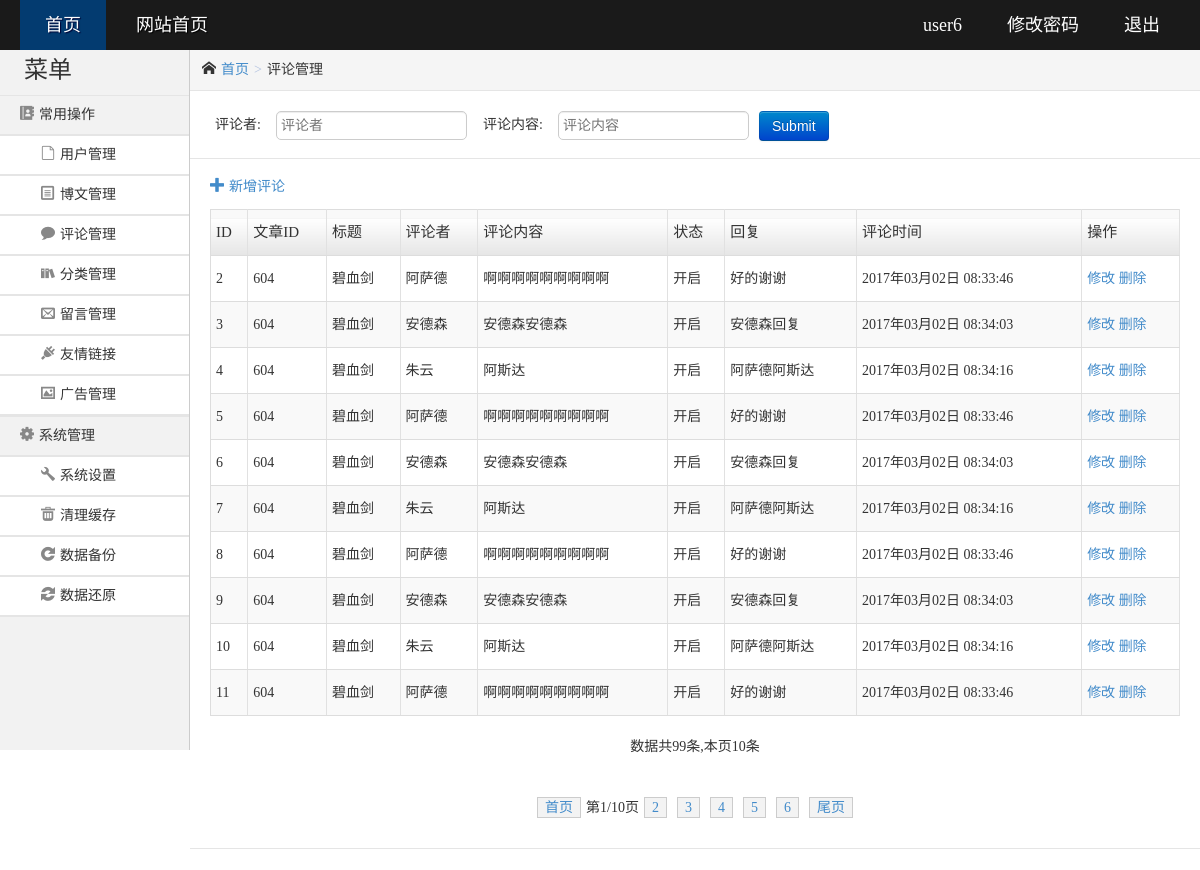
The page /misson9/object_article/admin/comment/comment.php (signed in) on the database its author committed.
### tables this page shows
CREATE TABLE `comment` (
  `id` int(11) NOT NULL,
  `articleId` int(11) NOT NULL DEFAULT '0',
  `username` varchar(30) NOT NULL DEFAULT '陌生访客',
  `content` text NOT NULL,
  `status` tinyint(1) NOT NULL DEFAULT '1',
  `reply` text NOT NULL,
  `createdTime` int(10) NOT NULL DEFAULT '0'
);

CREATE TABLE `article` (
  `id` int(11) NOT NULL,
  `title` varchar(100) NOT NULL DEFAULT '',
  `author` varchar(30) NOT NULL DEFAULT '',
  `content` text NOT NULL,
  `summary` varchar(100) NOT NULL DEFAULT '',
  `status` tinyint(1) NOT NULL DEFAULT '1',
  `pic` varchar(100) NOT NULL DEFAULT '',
  `createdTime` int(10) NOT NULL DEFAULT '0',
  `category` varchar(30) NOT NULL DEFAULT '默认分类'
);

### misson9/object_article/admin/comment/comment.php (the view, shortened to what this page needs)
<!doctype html>
<html>
<head>
    <link rel="stylesheet" type="text/css" href="../css/common.css"/>
    <link rel="stylesheet" type="text/css" href="../css/main.css"/>
</head>
<body>
<div class="topbar-wrap white">
<?php
include("../public/topbar.php");
?>
</div>
<div class="container clearfix">
    <?php
		include("../public/sidebar.php");
	?>
    <div class="main-wrap">
        <div class="crumb-wrap">
            <div class="crumb-list"><i class="icon-font"></i><a href="../index.php">首页</a><span class="crumb-step">&gt;</span><span class="crumb-name">评论管理</span></div>
        </div>
        <div class="search-wrap">
            <div class="search-content">
                <form action="" method="post">
                    <table class="search-tab">
                        <tr>
							<?php
								$search_username=!empty($_REQUEST['username'])?$_REQUEST['username']:'';
								$search_content=!empty($_REQUEST['content'])?$_REQUEST['content']:'';
							?>
                            <th width="70">评论者:</th>
                            <td><input class="common-text" placeholder="评论者" name="username"  value="<?php echo $search_username;?>" type="text"></td>
							<th width="70">评论内容:</th>
                            <td><input class="common-text" placeholder="评论内容" name="content" value="<?php echo $search_content;?>" type="text"></td>
                            <td><input class="btn btn-primary btn2"  type="submit"></td>
                        </tr>
                    </table>
                </form>
            </div>
        </div>
        <div class="result-wrap">
            <form name="myform" id="myform" method="post">
                <div class="result-title">
                    <div class="result-list">
                        <a href="addComment.php"><i class="icon-font"></i>新增评论</a>
                    </div>
                </div>
                <div class="result-content">
                    <table class="result-tab" width="100%">
                        <tr>
                            <th>ID</th>
							<th>文章ID</th>
							<th>标题</th>
                            <th>评论者</th>
                            <th>评论内容</th>
							<th>状态</th>
							<th>回复</th>
                            <th>评论时间</th>
                            <th>操作</th>
                        </tr>
						<?php
							include("../public/dbconnect.php");
							$page=!empty($_GET['page'])?$_GET['page']:1;
							$sql="SELECT COUNT(*) FROM comment WHERE username LIKE '%". $search_username."%' AND content LIKE '%".$search_content."%'";
							$res=mysqli_query($link,$sql);
							$count=mysqli_fetch_assoc($res)['COUNT(*)'];
							$limit=10;
							$pageCount=ceil($count/$limit);
							$sql="SELECT c.id,c.articleId,a.title,c.username,c.content,c.status,c.reply,c.createdTime FROM comment c LEFT JOIN article a ON c.articleId=a.id WHERE c.username LIKE '%". $search_username."%' AND c.content LIKE '%".$search_content."%' LIMIT ".($page-1)*$limit.",".$limit;
							$i=0;
							$res=mysqli_query($link,$sql);
							while(list($id,$articleId,$title,$username,$content,$status,$reply,$createTime)=@mysqli_fetch_row($res)){
						?>
                        <tr>
                            <td><?php  echo $id?></td>
							<td><?php  echo $articleId?></td>
							<td><?php  echo $title?></td>
							<td><?php  echo $username?></td>
							<td><?php  echo $content?></td>
                            <td><?php  echo $status==1?"开启":"关闭"?></td>
                            <td><?php  echo $reply?></td>
                            <td><?php  date_default_timezone_set('prc');echo date("Y年m月d日 H:i:s",$createTime);?></td>
                            <td>
                                <a class="link-update" href="./alterComment.php?id=<?php echo $id?>">修改</a>
                                <a class="link-del" href="./deleteComment.php?id=<?php echo $id?>">删除</a>
                            </td>
                        </tr>
                        <?php
							static $i=0;
							$i++;
							}
						?>
						</table>
                    <div class="list-page">
						<?php
							echo "数据共{$count}条,本页{$i}条";
						?>
					</div>
                    <div class="list-page">
						<?php
							echo "<a href='./comment.php?page=1&username={$search_username}&content={$search_content}'>首页</a>";
							echo "第{$page}/";
							echo "{$pageCount}页";
							for($page_i=1;$page_i<=5;$page_i++){
								$page_next=$page+$page_i;
								if($page_next<=$pageCount){
									echo "<a href='./comment.php?page={$page_next}&username={$search_username}&content={$search_content}'>".$page_next."</a>";
								}
							}
							echo "<a href='./comment.php?page={$pageCount}&username={$search_username}&content={$search_content}'>尾页</a>"
						?>
					</div>
                </div>
            </form>
        </div>
    </div>
</div>
</body>
</html>

### misson9/object_article/admin/public/topbar.php (shortened to what this page needs)
<div class="topbar-inner clearfix">
        <div class="topbar-logo-wrap clearfix">
            <ul class="navbar-list clearfix">
                <li><a class="on" href="index.php">首页</a></li>
                <li><a href="/practice/misson9/object_article/index.php" target="_blank">网站首页</a></li>
            </ul>
        </div>
        <div class="top-info-wrap">
            <ul class="top-info-list clearfix">
                <li><a href="http://www.jscss.me"><?php  echo $_SESSION['master']['username']?></a></li>
                <li><a href="http://www.jscss.me">修改密码</a></li>
                <li><a href="/practice/misson9/object_article/admin/logout.php">退出</a></li>
            </ul>
        </div>
    </div>

### misson9/object_article/admin/public/sidebar.php
<div class="sidebar-wrap">
       <div class="sidebar-title">
           <h1>菜单</h1>
       </div>
       <div class="sidebar-content">
           <ul class="sidebar-list">
               <li>
                   <a href="#"><i class="icon-font">&#xe003;</i>常用操作</a>
                   <ul class="sub-menu">
                       <li><a href="/practice/misson9/object_article/admin/user/user.php"><i class="icon-font">&#xe008;</i>用户管理</a></li>
                       <li><a href="/practice/misson9/object_article/admin/article/article.php"><i class="icon-font">&#xe005;</i>博文管理</a></li>
					<li><a href="/practice/misson9/object_article/admin/comment/comment.php"><i class="icon-font">&#xe012;</i>评论管理</a></li>
                       <li><a href="/practice/misson9/object_article/admin/category/category.php"><i class="icon-font">&#xe006;</i>分类管理</a></li>
                       <li><a href="design.html"><i class="icon-font">&#xe004;</i>留言管理</a></li>
                       <li><a href="design.html"><i class="icon-font">&#xe052;</i>友情链接</a></li>
                       <li><a href="design.html"><i class="icon-font">&#xe033;</i>广告管理</a></li>
                   </ul>
               </li>
               <li>
                   <a href="#"><i class="icon-font">&#xe018;</i>系统管理</a>
                   <ul class="sub-menu">
                       <li><a href="system.html"><i class="icon-font">&#xe017;</i>系统设置</a></li>
                       <li><a href="system.html"><i class="icon-font">&#xe037;</i>清理缓存</a></li>
                       <li><a href="system.html"><i class="icon-font">&#xe046;</i>数据备份</a></li>
                       <li><a href="system.html"><i class="icon-font">&#xe045;</i>数据还原</a></li>
                   </ul>
               </li>
           </ul>
       </div>
   </div>

### misson9/object_article/admin/css/common.css (style rules this page uses)
html { height:100%; }
body { font:14px/1.5 '微软雅黑';word-wrap:break-word;word-break:break-all;-webkit-text-size-adjust:none;background:#fff;color:#333; }
body,dl,dd,h1,h2,h3,h4,h5,h6,p,form,ul,ol,blockquote { margin:0 }
input,select,textarea { font-size:14px;color:#333 }
input { vertical-align:middle;padding:2px;margin:0 }
table { border-collapse:collapse;border-spacing:0 }
select,input,button { font:14px/20px Verdana,Simsun,Helvetica,Arial,sans-serif; }
em,i,cite,blockquote { font-style:normal }
ul,ol { list-style:none outside;padding:0 }
h1,h2,h3,h4,h5,h6 { font-size:100% }
a { color:#428bca;text-decoration:none;outline:0 }
.clearfix:after { content:".";display:block;height:0;clear:both;visibility:hidden; }
.clearfix { *height:1%; }
.white,.white a:link,.white a:visited { color:#fff; }
.icon-font { font-family:'icomoon'; speak:none; font-weight:400; font-style:normal; font-variant:normal; text-transform:none; line-height:1; -webkit-font-smoothing:antialiased; }
.topbar-wrap { height:50px;line-height:50px;background:#1A1A1A; }
.topbar-logo-wrap { float:left; }
.topbar-inner { font-size:18px;padding:0 20px; }
.navbar-list { float:left; }
.top-info-wrap { float:right; }
.navbar-list li { float:left; }
.navbar-list li a { float:left;margin-right:5px;padding:0 25px;text-shadow:1px 1px 1px #000; }
.navbar-list li a.on { color:#fff;text-shadow:1px 1px 1px #003;background:#033b70; }
.top-info-list li { float:left; }
.top-info-list li a { float:left;margin-left:5px;padding:0 20px;display:inline;zoom:1; }
.btn { display:inline-block;*display:inline;padding:4px 12px;margin-bottom:0;*margin-left:.3em;font-size:14px;line-height:20px;color:#333333;text-align:center;text-shadow:0 1px 1px rgba(255,255,255,0.75);vertical-align:middle;cursor:pointer;background-color:#f5f5f5;*background-color:#e6e6e6;background-image:-moz-linear-gradient(top,#ffffff,#e6e6e6);background-image:-webkit-gradient(linear,0 0,0 100%,from(#ffffff),to(#e6e6e6));background-image:-webkit-linear-gradient(top,#ffffff,#e6e6e6);background-image:-o-linear-gradient(top,#ffffff,#e6e6e6);background-image:linear-gradient(to bottom,#ffffff,#e6e6e6);background-repeat:repeat-x;border:1px solid #bbbbbb;*border:0;border-color:#e6e6e6 #e6e6e6 #bfbfbf;border-color:rgba(0,0,0,0.1) rgba(0,0,0,0.1) rgba(0,0,0,0.25);border-bottom-color:#a2a2a2;-webkit-border-radius:4px;-moz-border-radius:4px;border-radius:4px;filter:progid:DXImageTransform.Microsoft.gradient(startColorstr='#ffffffff',endColorstr='#ffe6e6e6',GradientType=0);filter:progid:DXImageTransform.Microsoft.gradient(enabled=false);*zoom:1;-webkit-box-shadow:inset 0 1px 0 rgba(255,255,255,0.2),0 1px 2px rgba(0,0,0,0.05);-moz-box-shadow:inset 0 1px 0 rgba(255,255,255,0.2),0 1px 2px rgba(0,0,0,0.05);box-shadow:inset 0 1px 0 rgba(255,255,255,0.2),0 1px 2px rgba(0,0,0,0.05); }
.btn:first-child { *margin-left:0; }
.btn-primary { color:#ffffff;text-shadow:0 -1px 0 rgba(0,0,0,0.25);background-color:#006dcc;*background-color:#0044cc;background-image:-moz-linear-gradient(top,#0088cc,#0044cc);background-image:-webkit-gradient(linear,0 0,0 100%,from(#0088cc),to(#0044cc));background-image:-webkit-linear-gradient(top,#0088cc,#0044cc);background-image:-o-linear-gradient(top,#0088cc,#0044cc);background-image:linear-gradient(to bottom,#0088cc,#0044cc);background-repeat:repeat-x;border-color:#0044cc #0044cc #002a80;border-color:rgba(0,0,0,0.1) rgba(0,0,0,0.1) rgba(0,0,0,0.25);filter:progid:DXImageTransform.Microsoft.gradient(startColorstr='#ff0088cc',endColorstr='#ff0044cc',GradientType=0);filter:progid:DXImageTransform.Microsoft.gradient(enabled=false); }
textarea,input[type="text"],input[type="password"],input[type="datetime"],input[type="datetime-local"],input[type="date"],input[type="month"],input[type="time"],input[type="week"],input[type="number"],input[type="email"],input[type="url"],input[type="search"],input[type="tel"],input[type="color"],.uneditable-input { background-color:#ffffff;border:1px solid #cccccc;-webkit-box-shadow:inset 0 1px 1px rgba(0,0,0,0.075);-moz-box-shadow:inset 0 1px 1px rgba(0,0,0,0.075);box-shadow:inset 0 1px 1px rgba(0,0,0,0.075);-webkit-transition:border linear 0.2s,box-shadow linear 0.2s;-moz-transition:border linear 0.2s,box-shadow linear 0.2s;-o-transition:border linear 0.2s,box-shadow linear 0.2s;transition:border linear 0.2s,box-shadow linear 0.2s; }
.list-page { padding:20px 0;text-align:center; }
.list-page a { margin:0 5px;padding:2px 7px;border:1px solid #ccc;background:#f3f3f3; }

### rows shown on the page
comment: id "2", articleId "604", articleId.title "碧血剑", username "阿萨德", content "啊啊啊啊啊啊啊啊啊", status "开启", reply "好的谢谢", createdTime "2017年03月02日 08:33:46"
comment: id "3", articleId "604", articleId.title "碧血剑", username "安德森", content "安德森安德森", status "开启", reply "安德森回复", createdTime "2017年03月02日 08:34:03"
comment: id "4", articleId "604", articleId.title "碧血剑", username "朱云", content "阿斯达", status "开启", reply "阿萨德阿斯达", createdTime "2017年03月02日 08:34:16"
comment: id "5", articleId "604", articleId.title "碧血剑", username "阿萨德", content "啊啊啊啊啊啊啊啊啊", status "开启", reply "好的谢谢", createdTime "2017年03月02日 08:33:46"
comment: id "6", articleId "604", articleId.title "碧血剑", username "安德森", content "安德森安德森", status "开启", reply "安德森回复", createdTime "2017年03月02日 08:34:03"
comment: id "7", articleId "604", articleId.title "碧血剑", username "朱云", content "阿斯达", status "开启", reply "阿萨德阿斯达", createdTime "2017年03月02日 08:34:16"
comment: id "8", articleId "604", articleId.title "碧血剑", username "阿萨德", content "啊啊啊啊啊啊啊啊啊", status "开启", reply "好的谢谢", createdTime "2017年03月02日 08:33:46"
comment: id "9", articleId "604", articleId.title "碧血剑", username "安德森", content "安德森安德森", status "开启", reply "安德森回复", createdTime "2017年03月02日 08:34:03"
comment: id "10", articleId "604", articleId.title "碧血剑", username "朱云", content "阿斯达", status "开启", reply "阿萨德阿斯达", createdTime "2017年03月02日 08:34:16"
comment: id "11", articleId "604", articleId.title "碧血剑", username "阿萨德", content "啊啊啊啊啊啊啊啊啊", status "开启", reply "好的谢谢", createdTime "2017年03月02日 08:33:46"

### other values the page prints
$_SESSION['master']['username'] "user6"
$count "99"
$i "10"
$page "1"
$pageCount "10"
$page_next "2"
$page_next "3"
$page_next "4"
$page_next "5"
$page_next "6"
